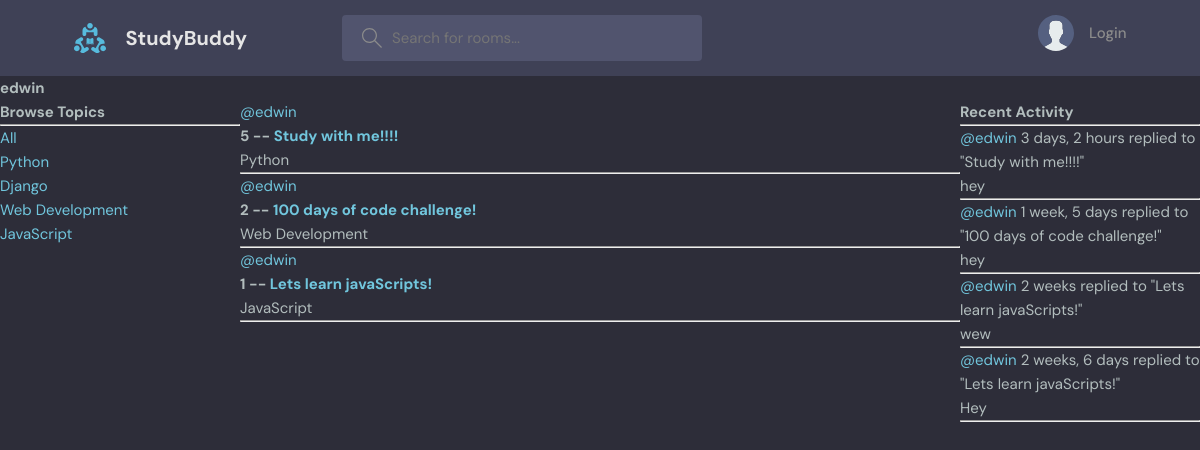
Page /profile/1/ on the committed database.
### base/models.py (models this page shows, shortened)
class Topic(models.Model):
    name = models.CharField(max_length=200)

class Room(models.Model):
    host = models.ForeignKey(User, on_delete=models.SET_NULL, null=True)
    topic = models.ForeignKey(Topic, on_delete=models.SET_NULL, null=True)
    name =  models.CharField(max_length=200)
    description = models.TextField(null=True, blank=True)
    participants = models.ManyToManyField(
        User, related_name='participants', blank=True)
    updated = models.DateTimeField(auto_now=True)
    created = models.DateTimeField(auto_now_add=True)
    class Meta:
        ordering = ['-updated', '-created']
    def __str__(self):
        return self.name

class Message(models.Model):
    user = models.ForeignKey(User, on_delete=models.CASCADE)
    room = models.ForeignKey(Room, on_delete=models.CASCADE)
    body = models.TextField()
    updated = models.DateTimeField(auto_now=True)
    created = models.DateTimeField(auto_now_add=True)
    class Meta:
        ordering = ['-updated', '-created']
    def __str__(self):
        return self.body[0:50]

### base/views.py (the view)
# urls.py: path("profile/<str:pk>/", views.userProfile, name="user-profile"),
def userProfile(request, pk):
    user = User.objects.get(id=pk)
    rooms = user.room_set.all()
    room_messages = user.message_set.all()
    topics = Topic.objects.all()
    context = {"user": user, "rooms": rooms, "room_messages": room_messages, "topics": topics}
    return render(request, "base/profile.html", context)

### base/templates/base/profile.html (shortened to what this page needs)
{% extends "main.html" %}
{% block content %}
<h1>{{user.username}}</h1>
<div class="profile-container">
    <div>
        {% include "base/topics_component.html" %}
    </div>
    <div>
        {% include "base/feed_component.html" %}
    </div>
    <div>
        {% include "base/activity_component.html" %}
    </div>
</div>
{% endblock %}

### base/templates/base/topics_component.html
<h3>Browse Topics</h3>
<hr>
<div>
    <a href="{% url "home" %}">All</a>
</div>
{% for topic in topics %}
    <div>
        <a href="{% url "home" %}?q={{topic.name}}">{{topic.name}}</a>
    </div>
{% endfor %}

### base/templates/base/feed_component.html (shortened to what this page needs)
<div>
{% for room in rooms %}
<div>
    <a href="{% url "user-profile" room.host.id %}">@{{room.host.username}}</a>
    <h5>
        {{room.id}} -- <a href='{% url "room" room.id %}'>{{room.name}}</a>
    </h5>
    <small>{{room.topic.name}}</small>
    <hr>
</div>
{% endfor %}
</div>

### base/templates/base/activity_component.html (shortened to what this page needs)
<h3>Recent Activity</h3>
<hr>
{% for message in room_messages %}
    <div>
        <small><a href="{% url "user-profile" message.id %}">@{{message.user}}</a>  {{message.created|timesince}}</small>
        <small>replied to "{{message.room}}"</small>
        <p>{{message}}</p>
        <hr>
    </div>
{% endfor %}

### static/styles/style.css (style rules this page uses)
:root { --color-main: #71c6dd; --color-main-light: #e1f6fb; --color-dark: #3f4156; --color-dark-medium: #51546e; --color-dark-light: #696d97; --color-light: #e5e5e5; --color-gray: #8b8b8b; --color-light-gray: #b2bdbd; --color-bg: #2d2d39; --color-success: #5dd693; --color-error: #fc4b0b; }
* { font-family: "DM Sans", -apple-system, BlinkMacSystemFont, "Segoe UI", Roboto, Oxygen, Ubuntu, Cantarell, "Open Sans", "Helvetica Neue", sans-serif; margin: 0; padding: 0; box-sizing: border-box; text-rendering: optimizeLegibility; font-size: inherit; }
html { font-size: 56.25%; }
@media only screen and (min-width: 1200px) { html { font-size: 62.5%; } }
body { line-height: 1.6; font-weight: 400; font-size: 1.5rem; color: var(--color-light-gray); background-color: var(--color-bg); min-height: 100vh; }
a { display: inline-block; color: var(--color-main); text-decoration: none; }

### base/templates/base/profile.html (style rules this page uses)
.profile-container { display: grid; grid-template-columns: 1fr 3fr 1fr; }

### rows in the picture
Topic: name "Python"
Topic: name "Django"
Topic: name "Web Development"
Topic: name "JavaScript"
Room: host.username "edwin", id "5", name "Study with me!!!!", topic.name "Python"
Room: host.username "edwin", id "2", name "100 days of code challenge!", topic.name "Web Development"
Room: host.username "edwin", id "1", name "Lets learn javaScripts!", topic.name "JavaScript"
Message: user "edwin", created "3 days, 2 hours", room "Study with me!!!!", body "hey"
Message: user "edwin", created "1 week, 5 days", room "100 days of code challenge!", body "hey"
Message: user "edwin", created "2 weeks", room "Lets learn javaScripts!", body "wew"
Message: user "edwin", created "2 weeks, 6 days", room "Lets learn javaScripts!", body "Hey"

### other values in the picture
{{ user.username }} "edwin"
